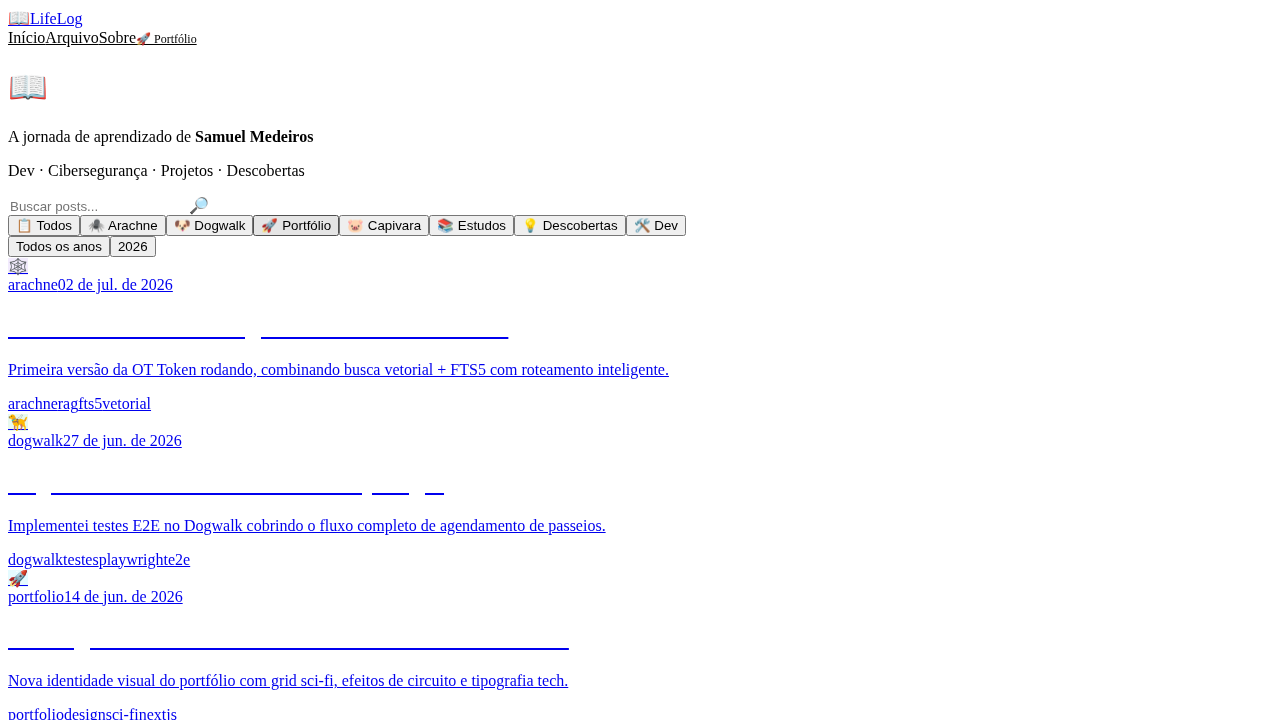
#> input picture e2e/e2e-report/data/3bbb8c4b4d62c9ea1c6fb6c5557d54ba4945362b.png, 1280 x 720 px
$ python -i regen-covers-ai.py   (imports and definitions only)
#> lines starting #> are read from the running program, lines starting #| are printed output that depends on the picture
#!/usr/bin/env python3
"""Regenera capas AI (Worker Cloudflare FLUX) para slugs específicos — sem depender do WSL.

Uso:
  python3 regen-covers-ai.py                      # alvos padrão (3 últimos + dogwalk)
  python3 regen-covers-ai.py <slug1> <slug2>      # só os informados (project/title lidos do frontmatter)

Requisitos:
  - `.env` do lifelog com LIFELOG_COVER_API_KEY (ou env var)
  - Rede disponível (Worker HTTP — funciona mesmo se `wsl -e` estiver morto, desde que
    o script rode num Python que enxergue o repo: nativo Windows via UNC ou WSL)

A saída é WEBP 1024x1024 gravada em public/covers/<slug>.webp (force=True sobrescreve).

Baseado na sessão 14/08/2026: capas PIL regeneradas com draw_project_icon ficaram
com brightness ~28 (parecem "sem imagem"); capas AI do Worker ficam ~130+.
"""
import hashlib
import json
import os
import re
import shutil
import subprocess
import sys
import time
import urllib.error
import urllib.parse
import urllib.request

import cover_brief  # noqa: F401  (modulo carregado cedo, ver build_prompt)
# Repo físico: trocar para \\\\wsl$\\kali-linux\\home\\samuel\\projetos\\lifelog no Windows nativo
LIFELOG_DIR = os.path.join(os.path.dirname(os.path.abspath(__file__)), "..")
COVERS_DIR = os.path.join(LIFELOG_DIR, "public/covers")
POSTS_DIR = os.path.join(LIFELOG_DIR, "src/content/posts")
WORKER_URL = os.environ.get("LIFELOG_COVER_WORKER_URL", "")


# [46 lines left out: functions load_worker_url, load_api_key, parse_frontmatter, read_meta, not called in this run]


from cover_brief import build_prompt, read_brief
import cover_gate


def _compose_21x9(path, w=2100, h=900):
    """Reenquadra a arte do Worker (quadrada) para o padrao 21:9 do acervo.

    CROP FILL: escala a arte para COBRIR 2100x900 e corta o excedente vertical
    no centro. A arte preenche o quadro inteiro.

    Histórico: a versão anterior fazia letterbox (arte quadrada inteira ao
    centro, fundo blur nas laterais). Samuel reprovou em 15/11/2026 — "capa tá
    no formato errado": sobravam duas faixas borradas de ~600px e o assunto
    ficava pequeno no meio. Capa de LifeLog é arte cheia, sem barra.
    """
#> called with w = 2100, h = 900
    try:
        from PIL import Image
    except ImportError:
        print("  AVISO: PIL ausente, capa fica quadrada")
        return False
    try:
        art = Image.open(path).convert("RGB")
#> art is the input picture: PIL image 1280x720 RGB; mean R, G, B 249.4, 249.4, 252.8
    except Exception as exc:
        print(f"  AVISO: nao abriu a capa para recorte 21:9 ({type(exc).__name__})")
        return False
    if abs(art.width / art.height - w / h) < 0.05:
        return True  # ja esta no padrao

    scale = max(w / art.width, h / art.height)
#> scale = 1.64
    nw, nh = max(w, int(round(art.width * scale))), max(h, int(round(art.height * scale)))
#> nw = 2100; nh = 1181
    art = art.resize((nw, nh), Image.LANCZOS)
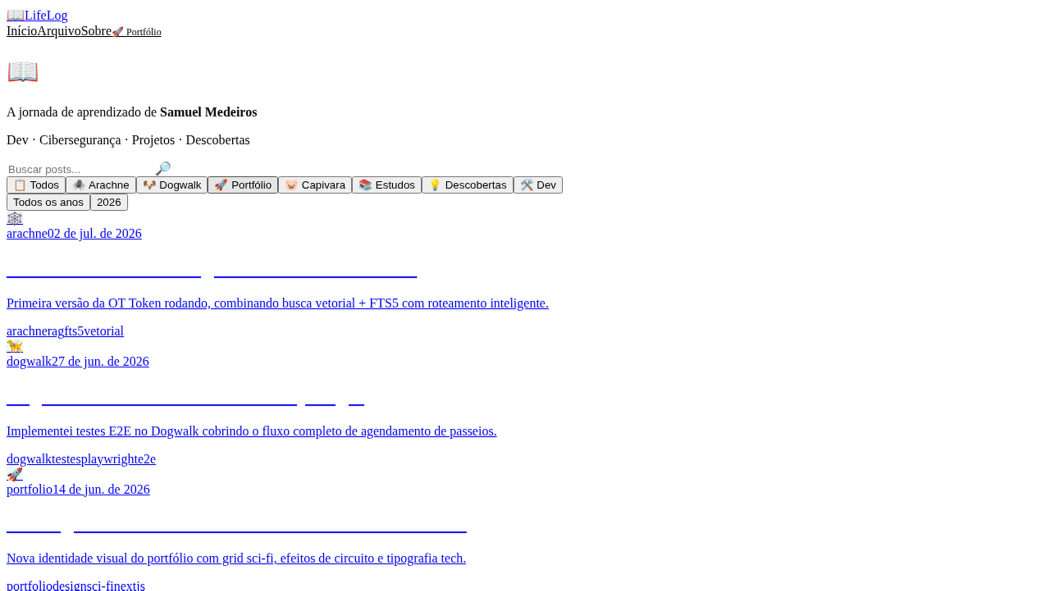
#> art: PIL image 2100x1181 RGB (shown at 1/2 size); mean R, G, B 249.1, 249.1, 252.8
    left = (nw - w) // 2
#> left = 0
    top = (nh - h) // 2
#> top = 140
    art = art.crop((left, top, left + w, top + h))
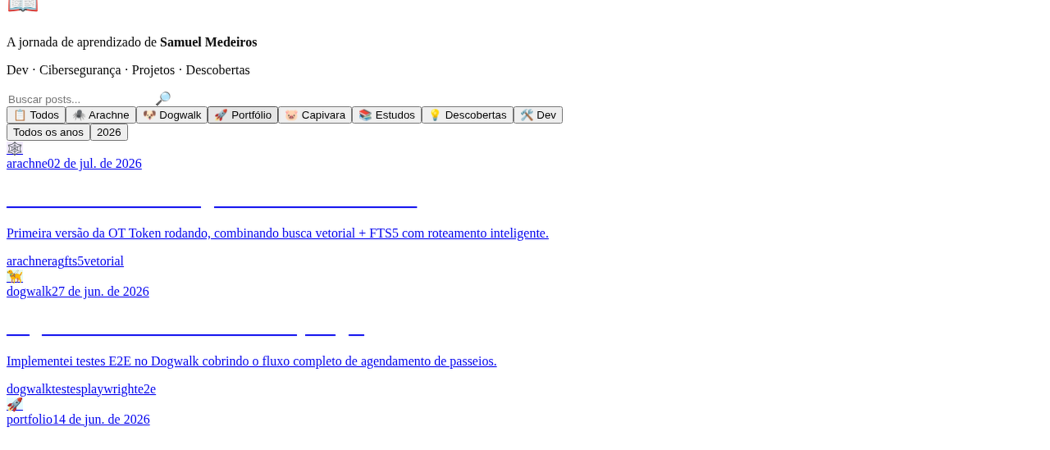
#> art: PIL image 2100x900 RGB (shown at 1/2 size); mean R, G, B 249.1, 249, 252.5
    art.save(path, "WEBP", quality=92, method=6)
    print(f"  crop fill 21:9 aplicado: {w}x{h} (escala {scale:.2f})")
#|   crop fill 21:9 aplicado: 2100x900 (escala 1.64)
    return True


# [131 lines left out: functions normalize_to_webp, generate, not called in this run]


# [30 lines not run here, left out]

>>> result = _compose_21x9('../e2e/e2e-report/data/3bbb8c4b4d62c9ea1c6fb6c5557d54ba4945362b.png')

$ run again, on e2e/e2e-report/data/543a48f5d06ab79095283a86c47f0dc769dfe3f2.png
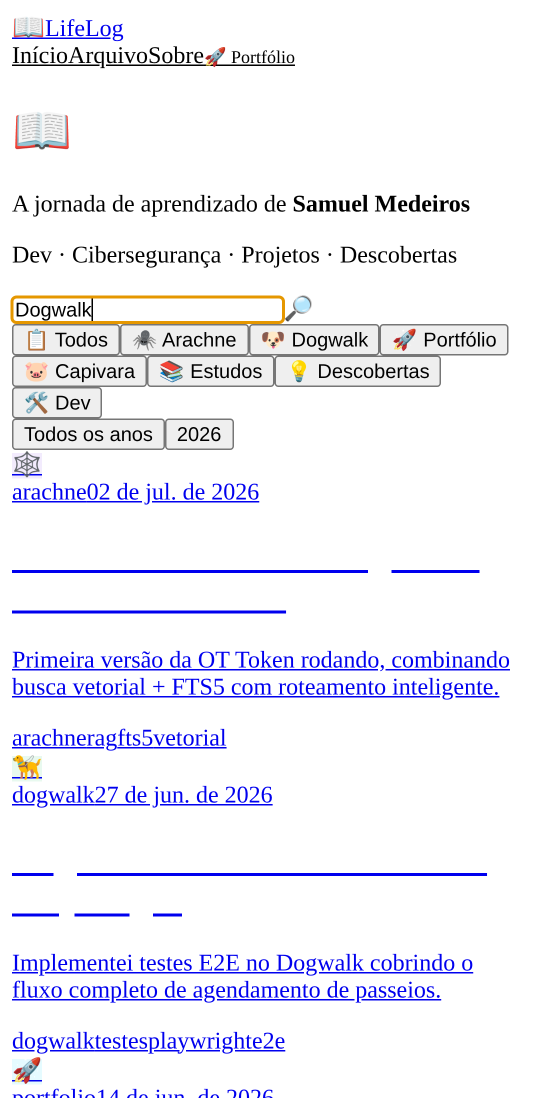
#> input picture e2e/e2e-report/data/543a48f5d06ab79095283a86c47f0dc769dfe3f2.png, 1080 x 2196 px (shown at 1/2 size)
#> in _compose_21x9, art is the input picture: PIL image 1080x2196 RGB; mean R, G, B 239.7, 239.3, 247
#> in _compose_21x9, `art = art.resize((nw, nh), Image.LANCZOS)`:
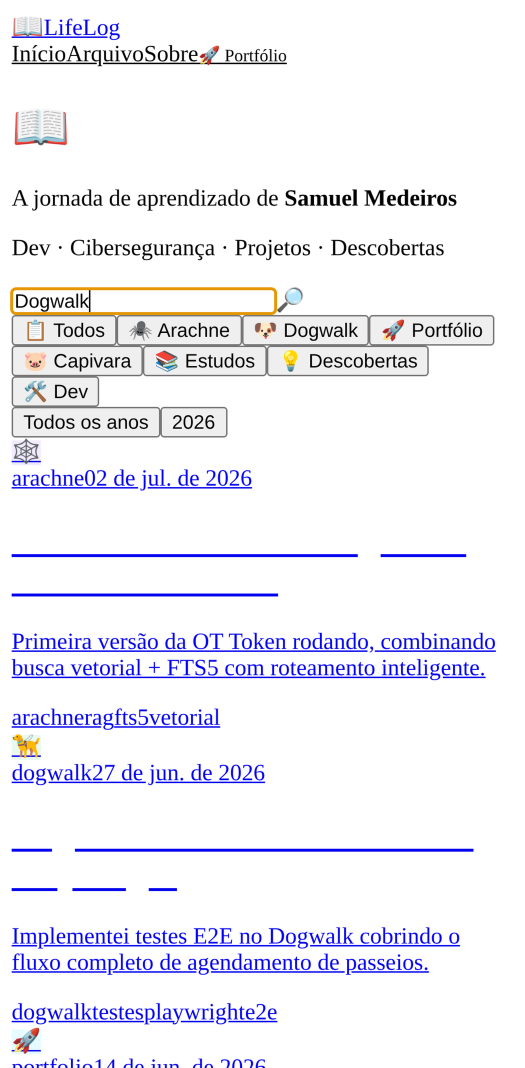
#> art: PIL image 2100x4270 RGB (shown at 1/4 size); mean R, G, B 239.6, 239.2, 247
#> in _compose_21x9, `art = art.crop((left, top, left + w, top + h))`:
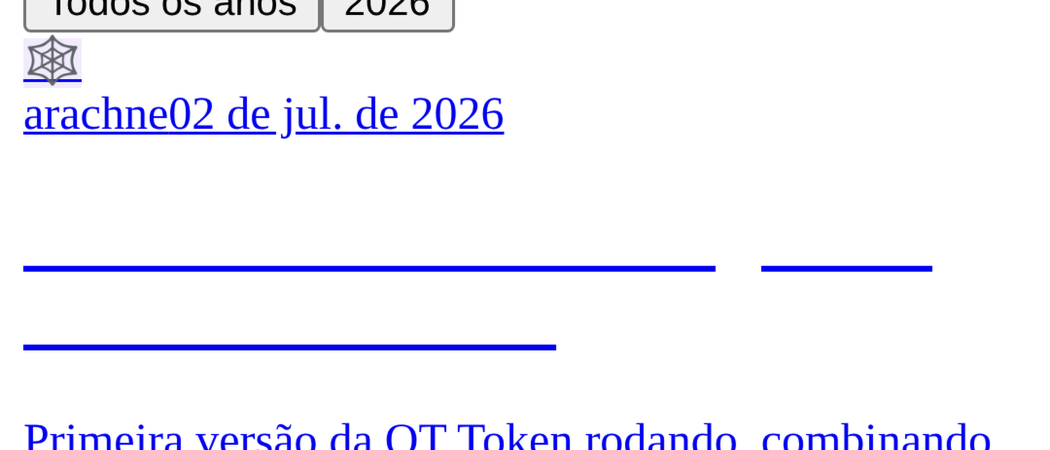
#> art: PIL image 2100x900 RGB (shown at 1/2 size); mean R, G, B 242.7, 242.6, 252.3
#|   crop fill 21:9 aplicado: 2100x900 (escala 1.94)
